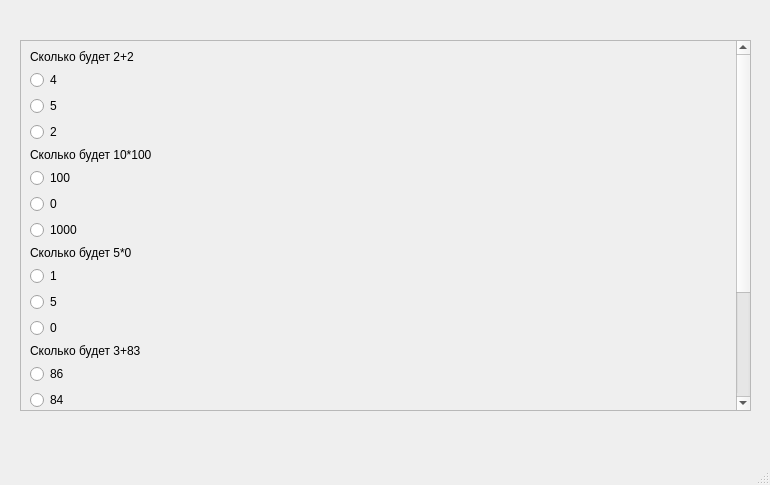
<?xml version="1.0" encoding="UTF-8"?>
<ui version="4.0">
 <class>MainWindow</class>
 <widget class="QMainWindow" name="MainWindow">
  <property name="geometry">
   <rect>
    <x>0</x>
    <y>0</y>
    <width>770</width>
    <height>485</height>
   </rect>
  </property>
  <property name="windowTitle">
   <string>MainWindow</string>
  </property>
  <widget class="QWidget" name="centralwidget">
   <widget class="QScrollArea" name="scrollArea">
    <property name="geometry">
     <rect>
      <x>20</x>
      <y>40</y>
      <width>731</width>
      <height>371</height>
     </rect>
    </property>
    <property name="widgetResizable">
     <bool>true</bool>
    </property>
    <widget class="QWidget" name="scrollAreaWidgetContents">
     <property name="geometry">
      <rect>
       <x>0</x>
       <y>-112</y>
       <width>712</width>
       <height>481</height>
      </rect>
     </property>
     <layout class="QVBoxLayout" name="verticalLayout">
      <item>
       <widget class="QLabel" name="label">
        <property name="text">
         <string>Сколько будет 2+2</string>
        </property>
       </widget>
      </item>
      <item>
       <widget class="QRadioButton" name="radioButton_1">
        <property name="text">
         <string>4</string>
        </property>
        <attribute name="buttonGroup">
         <string notr="true">buttonGroup_1</string>
        </attribute>
       </widget>
      </item>
      <item>
       <widget class="QRadioButton" name="radioButton_24">
        <property name="text">
         <string>5</string>
        </property>
        <attribute name="buttonGroup">
         <string notr="true">buttonGroup_1</string>
        </attribute>
       </widget>
      </item>
      <item>
       <widget class="QRadioButton" name="radioButton">
        <property name="text">
         <string>2</string>
        </property>
        <attribute name="buttonGroup">
         <string notr="true">buttonGroup_1</string>
        </attribute>
       </widget>
      </item>
      <item>
       <widget class="QLabel" name="label_2">
        <property name="text">
         <string>Сколько будет 10*100</string>
        </property>
       </widget>
      </item>
      <item>
       <widget class="QRadioButton" name="radioButton_6">
        <property name="text">
         <string>100</string>
        </property>
        <attribute name="buttonGroup">
         <string notr="true">buttonGroup_2</string>
        </attribute>
       </widget>
      </item>
      <item>
       <widget class="QRadioButton" name="radioButton_7">
        <property name="text">
         <string>0</string>
        </property>
        <attribute name="buttonGroup">
         <string notr="true">buttonGroup_2</string>
        </attribute>
       </widget>
      </item>
      <item>
       <widget class="QRadioButton" name="radioButton_2">
        <property name="text">
         <string>1000</string>
        </property>
        <attribute name="buttonGroup">
         <string notr="true">buttonGroup_2</string>
        </attribute>
       </widget>
      </item>
      <item>
       <widget class="QLabel" name="label_3">
        <property name="text">
         <string>Сколько будет 5*0</string>
        </property>
       </widget>
      </item>
      <item>
       <widget class="QRadioButton" name="radioButton_9">
        <property name="text">
         <string>1</string>
        </property>
        <attribute name="buttonGroup">
         <string notr="true">buttonGroup_3</string>
        </attribute>
       </widget>
      </item>
      <item>
       <widget class="QRadioButton" name="radioButton_8">
        <property name="text">
         <string>5</string>
        </property>
        <attribute name="buttonGroup">
         <string notr="true">buttonGroup_3</string>
        </attribute>
       </widget>
      </item>
      <item>
       <widget class="QRadioButton" name="radioButton_3">
        <property name="text">
         <string>0</string>
        </property>
        <attribute name="buttonGroup">
         <string notr="true">buttonGroup_3</string>
        </attribute>
       </widget>
      </item>
      <item>
       <widget class="QLabel" name="label_4">
        <property name="text">
         <string>Сколько будет 3+83</string>
        </property>
       </widget>
      </item>
      <item>
       <widget class="QRadioButton" name="radioButton_4">
        <property name="text">
         <string>86</string>
        </property>
        <attribute name="buttonGroup">
         <string notr="true">buttonGroup_4</string>
        </attribute>
       </widget>
      </item>
      <item>
       <widget class="QRadioButton" name="radioButton_12">
        <property name="text">
         <string>84</string>
        </property>
        <attribute name="buttonGroup">
         <string notr="true">buttonGroup_4</string>
        </attribute>
       </widget>
      </item>
      <item>
       <widget class="QRadioButton" name="radioButton_11">
        <property name="text">
         <string>87</string>
        </property>
        <attribute name="buttonGroup">
         <string notr="true">buttonGroup_4</string>
        </attribute>
       </widget>
      </item>
      <item>
       <widget class="QLabel" name="label_5">
        <property name="text">
         <string>Сколько будет 10/10</string>
        </property>
       </widget>
      </item>
      <item>
       <widget class="QRadioButton" name="radioButton_13">
        <property name="text">
         <string>0</string>
        </property>
        <attribute name="buttonGroup">
         <string notr="true">buttonGroup_5</string>
        </attribute>
       </widget>
      </item>
      <item>
       <widget class="QRadioButton" name="radioButton_15">
        <property name="text">
         <string>10</string>
        </property>
        <attribute name="buttonGroup">
         <string notr="true">buttonGroup_5</string>
        </attribute>
       </widget>
      </item>
      <item>
       <widget class="QRadioButton" name="radioButton_5">
        <property name="text">
         <string>1</string>
        </property>
        <attribute name="buttonGroup">
         <string notr="true">buttonGroup_5</string>
        </attribute>
       </widget>
      </item>
      <item>
       <widget class="QPushButton" name="pushButton">
        <property name="text">
         <string>Результат</string>
        </property>
       </widget>
      </item>
     </layout>
    </widget>
   </widget>
  </widget>
  <widget class="QMenuBar" name="menubar">
   <property name="geometry">
    <rect>
     <x>0</x>
     <y>0</y>
     <width>770</width>
     <height>21</height>
    </rect>
   </property>
  </widget>
  <widget class="QStatusBar" name="statusbar"/>
 </widget>
 <resources/>
 <connections/>
 <buttongroups>
  <buttongroup name="buttonGroup_1"/>
  <buttongroup name="buttonGroup_2"/>
  <buttongroup name="buttonGroup_3"/>
  <buttongroup name="buttonGroup_4"/>
  <buttongroup name="buttonGroup_5"/>
 </buttongroups>
</ui>
